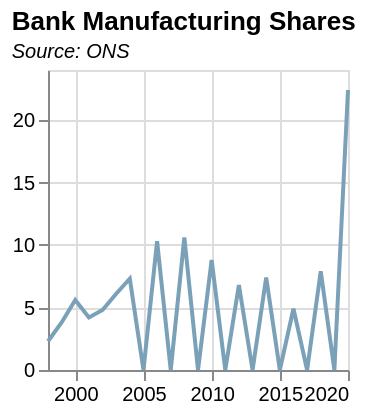

Here is the Vega-Lite specification saved for this chart:
### Vega-Lite specification from a JSON file in a GitHub repository (floating-point values rounded to 4 significant figures)
{"$schema": "https://vega.github.io/schema/vega-lite/v5.json", "data": {"values": [{"date": "1998", "label": "1998", "month": "", "quarter": "", "sourceDataset": "SRS", "updateDate": "2015-09-01T23:00:00.000Z", "value": "2.3", "year": "1998"}, {"date": "1999", "label": "1999", "month": "", "quarter": "", "sourceDataset": "SRS", "updateDate": "2015-09-01T23:00:00.000Z", "value": "3.8", "year": "1999"}, {"date": "2000", "label": "2000", "month": "", "quarter": "", "sourceDataset": "SRS", "updateDate": "2015-09-01T23:00:00.000Z", "value": "5.6", "year": "2000"}, {"date": "2001", "label": "2001", "month": "", "quarter": "", "sourceDataset": "SRS", "updateDate": "2015-09-01T23:00:00.000Z", "value": "4.2", "year": "2001"}, {"date": "2002", "label": "2002", "month": "", "quarter": "", "sourceDataset": "SRS", "updateDate": "2015-09-01T23:00:00.000Z", "value": "4.8", "year": "2002"}, {"date": "2003", "label": "2003", "month": "", "quarter": "", "sourceDataset": "SRS", "updateDate": "2015-09-01T23:00:00.000Z", "value": "6.1", "year": "2003"}, {"date": "2004", "label": "2004", "month": "", "quarter": "", "sourceDataset": "SRS", "updateDate": "2015-09-01T23:00:00.000Z", "value": "7.3", "year": "2004"}, {"date": "2005", "label": "2005", "month": "", "quarter": "", "sourceDataset": "SRS", "updateDate": "2015-09-01T23:00:00.000Z", "value": "", "year": "2005"}, {"date": "2006", "label": "2006", "month": "", "quarter": "", "sourceDataset": "SRS", "updateDate": "2015-09-01T23:00:00.000Z", "value": "10.3", "year": "2006"}, {"date": "2007", "label": "2007", "month": "", "quarter": "", "sourceDataset": "SRS", "updateDate": "2015-09-01T23:00:00.000Z", "value": "", "year": "2007"}, {"date": "2008", "label": "2008", "month": "", "quarter": "", "sourceDataset": "SRS", "updateDate": "2015-09-01T23:00:00.000Z", "value": "10.6", "year": "2008"}, {"date": "2009", "label": "2009", "month": "", "quarter": "", "sourceDataset": "SRS", "updateDate": "2015-09-01T23:00:00.000Z", "value": "", "year": "2009"}, {"date": "2010", "label": "2010", "month": "", "quarter": "", "sourceDataset": "srs", "updateDate": "2017-11-29T00:00:00.000Z", "value": "8.8", "year": "2010"}, {"date": "2011", "label": "2011", "month": "", "quarter": "", "sourceDataset": "SRS", "updateDate": "2015-09-01T23:00:00.000Z", "value": "", "year": "2011"}, {"date": "2012", "label": "2012", "month": "", "quarter": "", "sourceDataset": "srs", "updateDate": "2017-11-29T00:00:00.000Z", "value": "6.8", "year": "2012"}, {"date": "2013", "label": "2013", "month": "", "quarter": "", "sourceDataset": "SRS", "updateDate": "2015-09-01T23:00:00.000Z", "value": "", "year": "2013"}, {"date": "2014", "label": "2014", "month": "", "quarter": "", "sourceDataset": "srs", "updateDate": "2017-11-29T00:00:00.000Z", "value": "7.4", "year": "2014"}, {"date": "2015", "label": "2015", "month": "", "quarter": "", "sourceDataset": "srs", "updateDate": "2017-11-29T00:00:00.000Z", "value": "", "year": "2015"}, {"date": "2016", "label": "2016", "month": "", "quarter": "", "sourceDataset": "srs", "updateDate": "2017-11-29T00:00:00.000Z", "value": "4.9", "year": "2016"}, {"date": "2017", "label": "2017", "month": "", "quarter": "", "sourceDataset": "srs", "updateDate": "2020-01-14T00:00:00.000Z", "value": "", "year": "2017"}, {"date": "2018", "label": "2018", "month": "", "quarter": "", "sourceDataset": "srs", "updateDate": "2022-03-03T00:00:00.000Z", "value": "7.9", "year": "2018"}, {"date": "2019", "label": "2019", "month": "", "quarter": "", "sourceDataset": "srs", "updateDate": "2022-03-03T00:00:00.000Z", "value": "", "year": "2019"}, {"date": "2020", "label": "2020", "month": "", "quarter": "", "sourceDataset": "srs", "updateDate": "2022-03-03T00:00:00.000Z", "value": "22.4", "year": "2020"}], "format": {"parse": {"date": "date"}}}, "mark": {"type": "line", "color": "#7aa1b8", "strokeWidth": 2, "opacity": 1}, "title": {"text": "Bank Manufacturing Shares", "subtitle": "Source: ONS", "subtitleFontStyle": "italic", "subtitleFontSize": 10, "anchor": "start", "color": "black"}, "width": 150, "height": 150, "encoding": {"x": {"field": "date", "type": "temporal", "title": null}, "y": {"field": "value", "type": "quantitative", "title": null}, "tooltip": [{"field": "date", "type": "temporal", "title": "Date"}, {"field": "value", "type": "quantitative", "title": "SRS UnGrossed"}]}, "config": {}}
